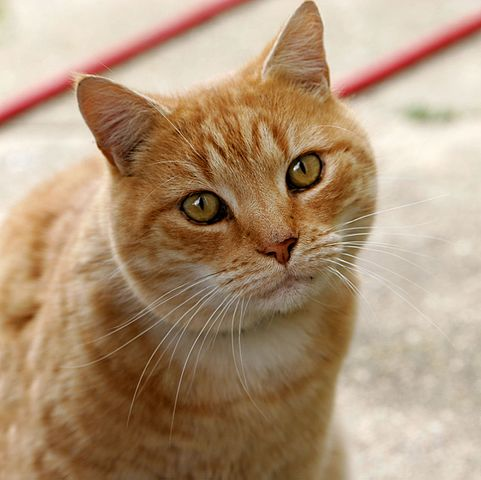
#> input picture data/cat.jpg, 481 x 480 px
$ python -i utils.py   (imports and definitions only)   (older library calls are emulated)
#> lines starting #> are read from the running program, lines starting #| are printed output that depends on the picture; after the words box and inside, x2 and y2 are one past the last pixel; in counts of white or black regions, pixels touching at a corner belong together
#> further down, picture is the input picture: shape (480, 481, 3); mean B, G, R 120.7, 148.8, 175.9
from typing import List, Tuple
import cv2
import numpy as np


class ImageLoader:
    # NOTE: We use static methods because we don't need to instantiate the class
    # [34 lines left out: functions load, _get_image, not called in this run]


class ImageProcessor:
    def __init__(self, img: np.ndarray) -> None:
        self.img = img

    def desaturate(self) -> np.ndarray:
        return cv2.cvtColor(self.img.astype(np.float32), cv2.COLOR_BGR2GRAY).astype(np.uint8)
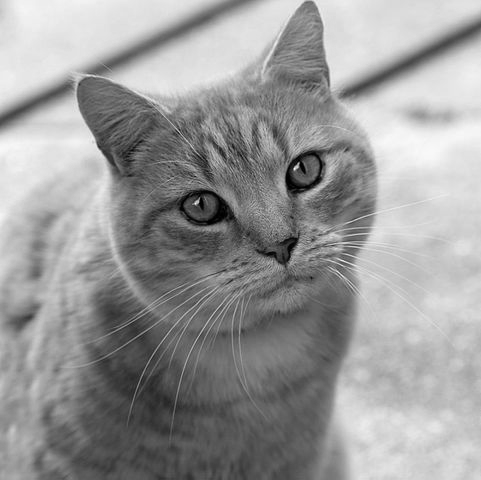
#> returned value: shape (480, 481); min 0, max 252, mean 153.2

    def negative(self) -> np.ndarray:
        lut: np.ndarray = np.arange(256)[::-1]
        return np.take(lut, self.img).astype(np.uint8)

    # [40 lines left out: functions contrast, brightness, saturation, calculations, not called in this run]

    def threshold(self, threshold):
        return ((self.img > threshold) * 255).astype(np.uint8)

    # NOTE: resources: https://learnopencv.com/otsu-thresholding-with-opencv/
    # [16 lines left out: function otsu, not called in this run]

    def canny(self,
              blur_strength: int = 5,
              high_threshold_ratio: float = 0.15,
              low_threshold_ratio: float = 0.05,
              strong_pixel: float = 255,
              weak_pixel: float = 75):
        # https://towardsdatascience.com/canny-edge-detection-step-by-step-in-python-computer-vision-b49c3a2d8123
        # convolution class init

        # 0. img to grayscale

        img = self.desaturate()

        # 1. noise reduction with gaussian blur

        img_blured = cv2.GaussianBlur(img, (blur_strength, blur_strength), 0)

        # 2. calculate gradients with sobel filters
        sobelx = cv2.Sobel(img_blured, cv2.CV_64F, 1, 0, ksize=3)
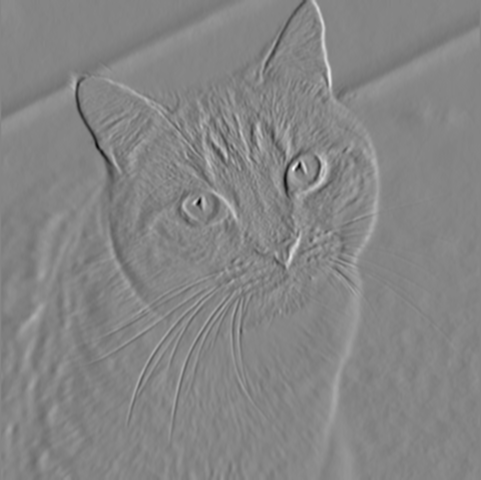
#> sobelx: shape (480, 481) float64; min -412, max 377, mean 0.2; drawn with min black and max white
        sobely = cv2.Sobel(img_blured, cv2.CV_64F, 0, 1, ksize=3)
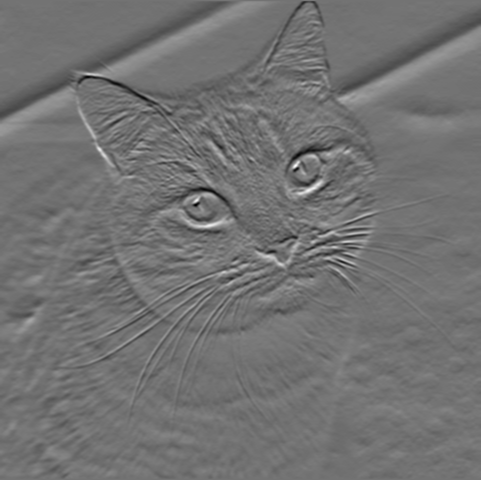
#> sobely: shape (480, 481) float64; min -263, max 319, mean -1.5; drawn with min black and max white

        G = np.sqrt(sobelx ** 2 + sobely ** 2)
        theta = np.arctan2(sobely, sobelx)
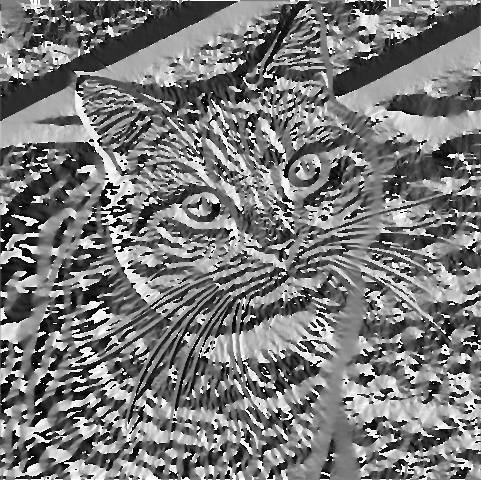
#> theta: shape (480, 481) float64; min -3.14, max 3.14, mean -0.133; drawn with min black and max white

        # 3. non-maximum suppression
        W, H = G.shape
#> W = 480; H = 481
        M = np.zeros((W, H), dtype=np.int32)
        angle = theta * 180. / np.pi
        angle[angle < 0] += 180
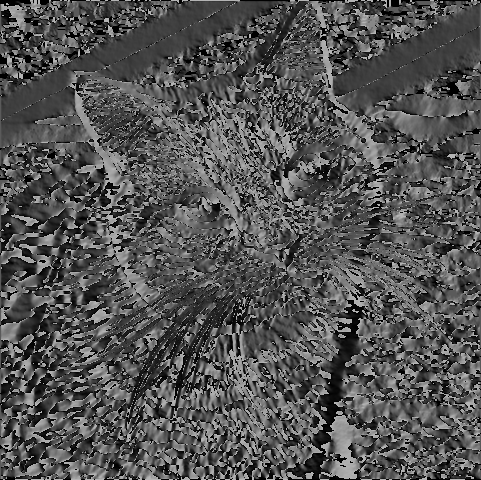
#> angle: shape (480, 481) float64; min 0, max 180, mean 83.6
        for i in range(1, W - 1):
            for j in range(1, H - 1):
                try:
                    q = 255
                    r = 255

                    # angle 0
                    if (0 <= angle[i, j] < 22.5) or (157.5 <= angle[i, j] <= 180):
                        q = G[i, j + 1]
                        r = G[i, j - 1]
                    # angle 45
                    elif (22.5 <= angle[i, j] < 67.5):
                        q = G[i + 1, j - 1]
                        r = G[i - 1, j + 1]
                    # angle 90
                    elif (67.5 <= angle[i, j] < 112.5):
                        q = G[i + 1, j]
                        r = G[i - 1, j]
                    # angle 135
                    elif (112.5 <= angle[i, j] < 157.5):
                        q = G[i - 1, j - 1]
                        r = G[i + 1, j + 1]

                    if (G[i, j] >= q) and (G[i, j] >= r):
                        M[i, j] = G[i, j]
                    else:
                        M[i, j] = 0

                except IndexError as e:
                    pass
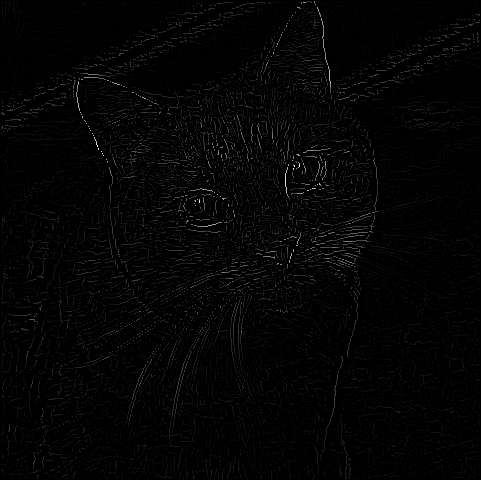
#> M: shape (480, 481) int32; min 0, max 414, mean 6.6; drawn with min black and max white

        # 4. double thresholding

        high_thresh = np.max(M) * high_threshold_ratio
#> high_thresh = 62.1
        low_thresh = high_thresh * low_threshold_ratio
#> low_thresh = 3.1

        res = np.zeros((W, H), dtype=np.int32)

        strong_i, strong_j = np.where(M >= high_thresh)
#> strong_i = 6764 values from 1 to 469; strong_j = 6764 values, max 479 at index 108, min 1 at index 1767, mean 235

        weak_i, weak_j = np.where((M <= high_thresh) & (M >= low_thresh))

        res[strong_i, strong_j] = strong_pixel
        res[weak_i, weak_j] = weak_pixel

        # 5. hysteresis

        for i in range(1, W - 1):
            for j in range(1, H - 1):
                if res[i, j] == weak_pixel:
                    try:
                        if ((res[i + 1, j - 1] == strong_pixel) or (res[i + 1, j] == strong_pixel) or (
                                res[i + 1, j + 1] == strong_pixel)
                                or (res[i, j - 1] == strong_pixel) or (res[i, j + 1] == strong_pixel)
                                or (res[i - 1, j - 1] == strong_pixel) or (res[i - 1, j] == strong_pixel) or (
                                        res[i - 1, j + 1] == strong_pixel)):
                            res[i, j] = strong_pixel
                        else:
                            res[i, j] = 0
                    except IndexError as e:
                        pass
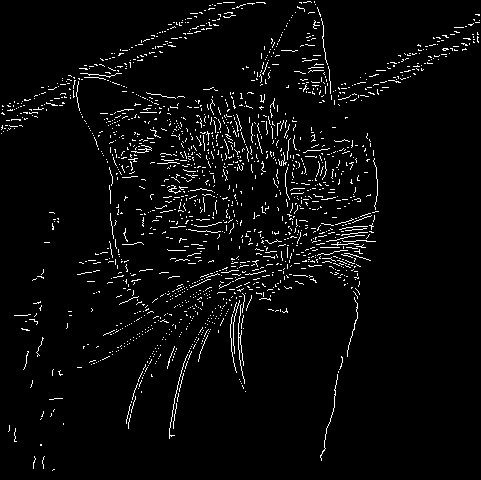
#> res: shape (480, 481) int32; 3.8% white in thin lines or dots

        return res.astype(np.uint8)

    #NOTE: resources: https://docs.opencv.org/3.4/d9/db0/tutorial_hough_lines.html
    def hough(self,
                rho: float = 1,
                theta: float = np.pi / 180,
                threshold: int = 150,
                line_color: tuple = (0, 0, 255),
                line_thickness: int = 2,
                ) -> np.ndarray:
        img = self.img.copy()
        edges = self.canny()
        lines = cv2.HoughLines(edges, rho, theta, threshold, None, 0, 0)
#> lines = None
#> edges: shape (480, 481); 3.8% white in thin lines or dots
        if lines is not None:
            for i in range(0, len(lines)):
                rho_val = lines[i][0][0]
                theta_val = lines[i][0][1]

                a = np.cos(theta_val)
                b = np.sin(theta_val)
                x0 = a * rho_val
                y0 = b * rho_val
                pt1 = (int(x0 + 1000*(-b)), int(y0 + 1000*(a)))
                pt2 = (int(x0 - 1000*(-b)), int(y0 - 1000*(a)))
                cv2.line(img, pt1, pt2, line_color, line_thickness, cv2.LINE_AA)

        return img


    # [89 lines left out: functions harris, get_region, watershed_segmentation, not called in this run]

    def dilation(self, size: Tuple[int, int]) -> np.ndarray:
        element = cv2.getStructuringElement(cv2.MORPH_RECT, size)
        return cv2.dilate(self.img, element)

    def erosion(self, size: Tuple[int, int]) -> np.ndarray:
        element = cv2.getStructuringElement(cv2.MORPH_RECT, size)
        return cv2.erode(self.img, element)

    def hit_and_miss(self, size: Tuple[int, int]) -> np.ndarray:
        element = cv2.getStructuringElement(cv2.MORPH_RECT, size)
        return cv2.morphologyEx(self.desaturate(), cv2.MORPH_HITMISS, element)

    def bold(self, size: Tuple[int, int]) -> np.ndarray:
        return cv2.bitwise_or(self.img, self.erosion(size))

    def rub(self, size: Tuple[int, int]) -> np.ndarray:
        return cv2.bitwise_and(self.img, cv2.bitwise_not(self.erosion(size)))

# NOTE: resources: https://docs.opencv.org/3.4/d8/dbc/tutorial_histogram_calculation.html
class Histogram:
    # [84 lines left out: functions __init__, rgb, grayscale, stretch, equalize, not called in this run]


class Conv:
    def __init__(self, kernel):
        self.kernel = np.array(kernel)

    def uniform_blur(self, image: np.ndarray, kernel_size: int = 3):
        return cv2.blur(image, (kernel_size, kernel_size))

    def gaussian_blur(self, image: np.ndarray, kernel_size: int = 3, sigma: int = 0):
        return cv2.GaussianBlur(image, (kernel_size, kernel_size), sigma)

    def sharpen(self, image: np.ndarray, kernel_size: int = 3, sigma: int = 0):
        blurred = self.gaussian_blur(image, kernel_size, sigma)
        return cv2.addWeighted(image, 1.5, blurred, -0.5, 0)

    # [15 lines left out: function edge_detection, not called in this run]

    def custom(self, image: np.ndarray, custom_kernel):
        return cv2.filter2D(src=image, ddepth=-1, kernel=custom_kernel)

    # [28 lines left out: functions _sobel, _previtt, _roberts, not called in this run]

    def _laplacian(self, image: np.ndarray):
        return cv2.Laplacian(image, cv2.CV_64F).astype(np.uint8)

    def _log(self, image: np.ndarray, kernel_size: int = 3, sigma: int = 0):
        blur = self.gaussian_blur(image, kernel_size, sigma)
        return cv2.Laplacian(blur, cv2.CV_64F).astype(np.uint8)

>>> import cv2
>>> picture = cv2.imread('data/cat.jpg')
>>> result = ImageProcessor(picture).hough()

$ run again, on data/cima.ppm
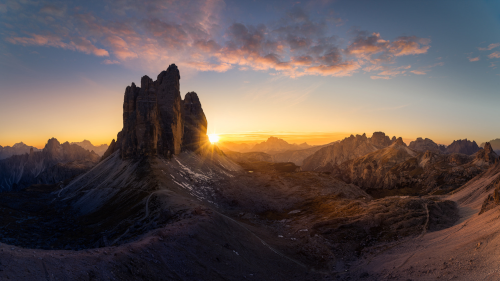
#> input picture data/cima.ppm, 500 x 281 px
#> picture is the input picture: shape (281, 500, 3); mean B, G, R 81.8, 84.4, 97.8
#> after the loop in canny, `for i in range(1, W - 1):`:
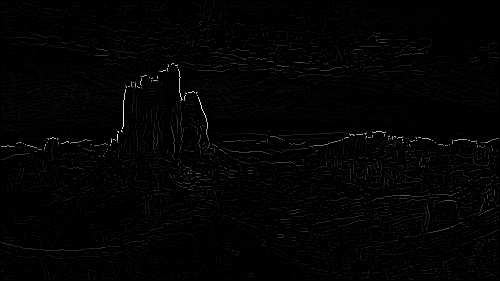
#> M: shape (281, 500) int32; min 0, max 430, mean 5.9; drawn with min black and max white
#> high_thresh = 64.5
#> low_thresh = 3.23
#> strong_i = 1945 values from 33 to 251; strong_j = 1945 values, max 498 at index 707, min 1 at index 1022, mean 270.3
#> after the loop in canny, `for i in range(1, W - 1):`:
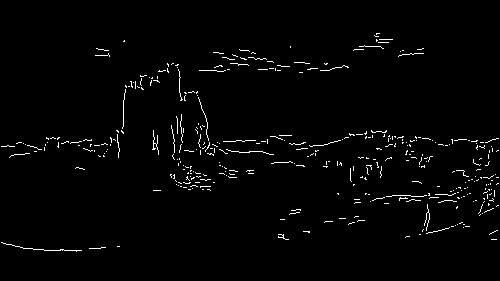
#> res: shape (281, 500) int32; 1.8% white in thin lines or dots, all inside (x1, y1, x2, y2) = (1, 33, 499, 252)
